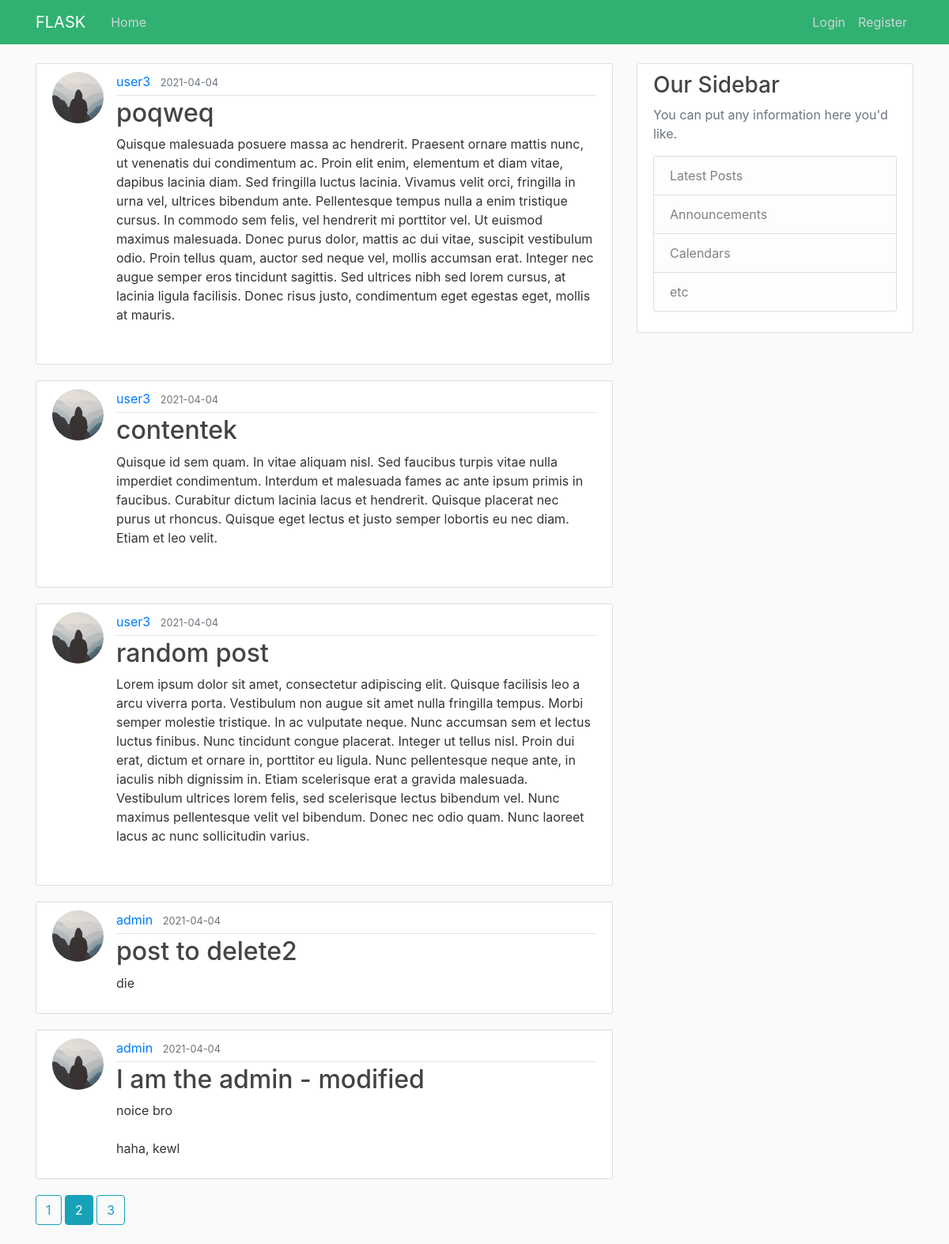
The app's page /index?page=2 with its own data.
### web_app/models.py (models this page shows, shortened)
class Post(db.Model):
    id = db.Column(db.Integer, primary_key=True)
    title = db.Column(db.String(100), nullable=False)
    date_posted = db.Column(db.DateTime, nullable=False, default=datetime.utcnow)
    content = db.Column(db.Text, nullable=False)
    user_id = db.Column(db.Integer, db.ForeignKey("user.id"), nullable=False)

class User(db.Model, UserMixin):
    id = db.Column(db.Integer, primary_key=True)
    username = db.Column(db.String(20), unique=True, nullable=False)
    email = db.Column(db.String(40), unique=True, nullable=False)
    image_file = db.Column(db.String(20), nullable=False, default='default.jpg')
    password = db.Column(db.String(100), nullable=False)
    posts = db.relationship("Post", backref="author", lazy=True)

### web_app/routes.py (the view)
@app.route("/")
@app.route("/index")
def index():
    page = request.args.get("page", 1, type=int) # get the first page when index loads
    posts = Post.query.order_by(Post.date_posted.desc()).paginate(page=page, per_page=5) # DB QUERY, object creation and setting up pages, and ordering by latest post
    return render_template('index.html', title="Home page", posts=posts)

### web_app/templates/index.html (shortened to what this page needs)
{% extends "base.html" %}
{% block content %}
    {% for post in posts.items %}
        <article class="media content-section">
          <img class="rounded-circle article-img" src="{{ url_for('static', filename='profile_pics/' + post.author.image_file) }}">
          <div class="media-body">
            <div class="article-metadata">
              <a class="mr-2" href="{{url_for("user_posts", username=post.author.username)}}">{{ post.author.username }}</a>
              <small class="text-muted">{{ post.date_posted.strftime('%Y-%m-%d') }}</small>
            </div>
            <h2> <a class="article-title" href="{{ url_for('post', post_id=post.id) }}"> {{ post.title }} </a></h2>
            <p class="article-content">{{ post.content }}</p>
          </div>
</article>
{% endfor %}
{% for page_num in posts.iter_pages(left_edge=1, right_edge=1, left_current=1, right_current=2)  %}
  {% if page_num %}
    {% if posts.page == page_num%}
        <a class="btn btn-info media-body mb-4" href="{{ url_for("index", page=page_num) }}"> {{ page_num}} </a>
    {% else %}
        <a class="btn btn-outline-info mb-4" href="{{ url_for("index", page=page_num) }}"> {{ page_num}} </a>
    {% endif %}
  {% else %}
    ...
  {% endif %}
{% endfor %}
{% endblock %}

### web_app/static/main.css (style rules this page uses)
body { background: #fafafa; color: #333333; margin-top: 5rem; }
h1, h2, h3, h4, h5, h6 { color: #444444; }
.content-section { background: #ffffff; padding: 10px 20px; border: 1px solid #dddddd; border-radius: 3px; margin-bottom: 20px; }
.article-title { color: #444444; }
.article-content { white-space: pre-line; }
.article-img { height: 65px; width: 65px; margin-right: 16px; }
.article-metadata { padding-bottom: 5px; margin-bottom: 3px; border-bottom: 1px solid #e3e3e3 }

### records on screen
Post: image_file (placeholder picture), author.username "user3", date_posted "2021-04-04", title "poqweq", content "Quisque malesuada posuere massa ac hendrerit. Praesent ornare mattis nunc, ut venenatis dui condimentum ac. Proin elit enim, elementum et diam vitae, dapibus lacinia diam. Sed fringilla luctus lacinia. Vivamus velit orci, fringilla in urna vel, ultrices bibendum ante. Pellentesque tempus nulla a enim tristique cursus. In commodo sem felis, vel hendrerit mi porttitor vel. Ut euismod maximus malesuada. Donec purus dolor, mattis ac dui vitae, suscipit vestibulum odio. Proin tellus quam, auctor sed neque vel, mollis accumsan erat. Integer nec augue semper eros tincidunt sagittis. Sed ultrices nibh sed lorem cursus, at lacinia ligula facilisis. Donec risus justo, condimentum eget egestas eget,…"
Post: image_file (placeholder picture), author.username "user3", date_posted "2021-04-04", title "contentek", content "Quisque id sem quam. In vitae aliquam nisl. Sed faucibus turpis vitae nulla imperdiet condimentum. Interdum et malesuada fames ac ante ipsum primis in faucibus. Curabitur dictum lacinia lacus et hendrerit. Quisque placerat nec purus ut rhoncus. Quisque eget lectus et justo semper lobortis eu nec diam. Etiam et leo velit."
Post: image_file (placeholder picture), author.username "user3", date_posted "2021-04-04", title "random post", content "Lorem ipsum dolor sit amet, consectetur adipiscing elit. Quisque facilisis leo a arcu viverra porta. Vestibulum non augue sit amet nulla fringilla tempus. Morbi semper molestie tristique. In ac vulputate neque. Nunc accumsan sem et lectus luctus finibus. Nunc tincidunt congue placerat. Integer ut tellus nisl. Proin dui erat, dictum et ornare in, porttitor eu ligula. Nunc pellentesque neque ante, in iaculis nibh dignissim in. Etiam scelerisque erat a gravida malesuada. Vestibulum ultrices lorem felis, sed scelerisque lectus bibendum vel. Nunc maximus pellentesque velit vel bibendum. Donec nec odio quam. Nunc laoreet lacus ac nunc sollicitudin varius."
Post: image_file (placeholder picture), author.username "admin", date_posted "2021-04-04", title "post to delete2", content "die"
Post: image_file (placeholder picture), author.username "admin", date_posted "2021-04-04", title "I am the admin - modified", content "noice bro haha, kewl"

### other values on screen
{{ page_num }} "1" "3"
{{ page_num }} "2"
